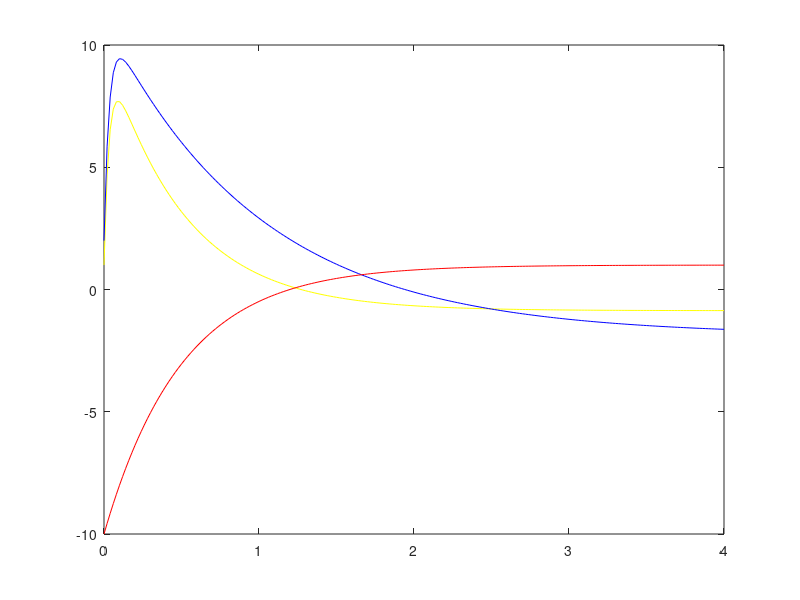

This figure's MATLAB source: (Note: this script raises an error after producing the figure.)
%% Exercise 1

clc
clear all
close all
format long

A=[-30,0,-28;
   -29,-1,-29;
    0,0,-2];
g=[2,2,2]';

f=@(t,y) A*y+g;

y0=[1;2;-10];
T=4;
N=200;
h=T/N;

tn=[0:h:T]';

options=odeset('RelTol',10^-9,'MaxStep',h);
[tref,yref]=ode45(f,tn,y0,options);

plot(tref,yref(:,1),'y',tref,yref(:,2),'b',tref,yref(:,3),'r')
hold on

%bdf3 method
tic
ybdf3=zeros(size(yref));
ybdf3(1,:)=y0';
ybdf3(2,:)=yref(2,:);
ybdf3(3,:)=yref(3,:);

options=optimoptions('fsolve','Display','none','TolX',10^-8);
for k3=4:length(tn)
    uk0=ybdf3(k3-3,:)';
    uk1=ybdf3(k3-2,:)';
    uk2=ybdf3(k3-1,:)';
    
    tk3=tn(k3);
    %k es 2
    g=@(uk3) uk3-(18/11*uk2-9/11*uk1+2/11*uk0+6/11*h*f(tk3,uk3));
    
    ybdf3(k3,:)=[fsolve(g,uk2,options)]';
end

timeBDF3=toc;

plot(tn,ybdf3,'g--')
hold on

%Errors
RelErr=[];
for i=1:3
RelErr(i)=norm(yref(:,i)-ybdf3(:,i),inf)/norm(yref,inf);
end
disp('Relative error for BDF3 is max for y')
[m,pos]=max(RelErr)


%Three stage Runge Kutta (explicit method)
tic
yrk3=zeros(size(yref));
yrk3(1,:)=y0';

for k1=2:length(tn)
    uk=yrk3(k1-1,:)';
    tk=tn(k1-1);
    
    f1=f(tk,uk);
    f2=f(tk+h,uk+h*f1);
    f3=f(tk+h/2,uk+h/4*(f1+f2));
    
    yrk3(k1,:)=[uk+h/6*(f1+f2+4*f3)]';
end

tRK=toc;
plot(tn,yrk3,'c--')

%Errors
RelErr=[];
for i=1:3
RelErr(i)=norm(yref(:,i)-yrk3(:,i),inf)/norm(yref,inf);
end
disp('Relative error for Runge Kutta is max for y')
[m,pos]=max(RelErr)

disp('Duration times')
tRK
timeBDF3


%% Exercise 1b

clc
clear all
close all
format long

A=[-30,0,-28;
   -29,-1,-29;
    0,0,-2];
g=[2,2,2]';

f=@(t,y) A*y+g;

y0=[1;2;-10];
T=4;
N=20;%%%%%%%%%%%%%
h=T/N;

tn=[0:h:T]';

options=odeset('RelTol',10^-9,'MaxStep',h);
[tref,yref]=ode45(f,tn,y0,options);

plot(tref,yref(:,1),'y',tref,yref(:,2),'b',tref,yref(:,3),'r')
hold on

%bdf3 method
tic
ybdf3=zeros(size(yref));
ybdf3(1,:)=y0';
ybdf3(2,:)=yref(2,:);
ybdf3(3,:)=yref(3,:);

options=optimoptions('fsolve','Display','none','TolX',10^-8);
for k3=4:length(tn)
    uk0=ybdf3(k3-3,:)';
    uk1=ybdf3(k3-2,:)';
    uk2=ybdf3(k3-1,:)';
    
    tk3=tn(k3);
    %k es 2
    g=@(uk3) uk3-(18/11*uk2-9/11*uk1+2/11*uk0+6/11*h*f(tk3,uk3));
    
    ybdf3(k3,:)=[fsolve(g,uk2,options)]';
end

timeBDF3=toc;

plot(tn,ybdf3,'g--')
hold on

%Errors
RelErr=[];
for i=1:3
RelErr(i)=norm(yref(:,i)-ybdf3(:,i),inf)/norm(yref,inf);
end
disp('Relative error for BDF3 is max for y')
[m,pos]=max(RelErr)


%Three stage Runge Kutta (explicit method)
tic
yrk3=zeros(size(yref));
yrk3(1,:)=y0';

for k1=2:length(tn)
    uk=yrk3(k1-1,:)';
    tk=tn(k1-1);
    
    f1=f(tk,uk);
    f2=f(tk+h,uk+h*f1);
    f3=f(tk+h/2,uk+h/4*(f1+f2));
    
    yrk3(k1,:)=[uk+h/6*(f1+f2+4*f3)]';
end

tRK=toc;
plot(tn,yrk3,'c--')

%Errors
RelErr=[];
for i=1:3
RelErr(i)=norm(yref(:,i)-yrk3(:,i),inf)/norm(yref,inf);
end
disp('Relative error for Runge Kutta is max for y')
[m,pos]=max(RelErr)

disp('Duration times')
tRK
timeBDF3

%Runge Kutta fails as for N=20 results in a big h that leads to stability
%issues!

%% Exercise 2
%second order problem
%v1=v0+h*f(t0,u0,v0) QUESTION
clc
clear all
close all
format long

f=@(t,y) [y(2);-y(1)-y(2)];
y0=[1;0];
T=4;

yex=@(t) exp(-t/2).*cos(sqrt(3)/2*t)+1/sqrt(3)*exp(-t/2).*sin(sqrt(3)/2*t);

N=400;
h=T/N;
tn=[0:h:T]';

yref=yex(tn); %only y not y'
plot(tn,yref,'k')
hold on

%Heun method (average f1/f2)
tic
yHeun=zeros(length(tn),2);
yHeun(1,:)=y0';

for k1=2:length(tn)
    uk=yHeun(k1-1,:)';
    tk=tn(k1-1);
    f1=f(tk,uk);
    f2=f(tk+h,uk+h*f1);
    yHeun(k1,:)=[uk+h/2*(f1+f2)]';
end

times1(1)=toc;

plot(tn,yHeun,'g--')
hold on

%Adams Bashforth method 2step
tic
yAB2=zeros(length(tn),2);
yAB2(1,:)=y0';
yAB2(2,:)=yHeun(2,:);

for k2=3:length(tn)
    uk0=yAB2(k2-2,:)';
    tk0=tn(k2-2);
    uk1=yAB2(k2-1,:)';
    tk1=tn(k2-1);
    
    yAB2(k2,:)=[uk1+h*(3/2*f(tk1,uk1)-1/2*f(tk0,uk0))]';
end
times1(2,1)=toc;
plot(tn,yAB2,'y--')
hold on


%Theta method + BDF2
optionsfs=optimoptions('fsolve','Display','none','TolX',10^-9);

tic 
TM=0.53;
yTM=zeros(length(tn),2);
yTM(1,:)=y0';

for k1=2:length(tn)
    uk=yTM(k1-1,:)';
    tk=tn(k1-1);
    
    g=@(uk1) uk1-(uk+h*(TM*f(tk+h,uk1)+(1-TM)*f(tk,uk)));
    
    yTM(k1,:)=[fsolve(g,uk,optionsfs)]'; 
   
end

ybdf2=zeros(length(tn),2);
ybdf2(1,:)=y0';
ybdf2(2,:)=yTM(2,:);

for k2=3:length(tn)
    uk_1=ybdf2(k2-2,:)';
    uk=ybdf2(k2-1,:)';
    
    g=@(uk2) uk2-(4*uk-uk_1+2*h*f(tn(k2),uk2))/3;
    
    ybdf2(k2,:)=[fsolve(g,uk,optionsfs)]';
end

times1(3,1)=toc;

plot(tn,ybdf2,'m--')

%Second order leapfrog
tic
f=@(t,y,y1) -y-y1;  

yLeap=zeros(length(tn),2);
%yLeap1=zeros(size(tn));

yLeap(1,:)=y0'; %u0, v0
%yLeap1(1)=y0(2);
yLeap(2,1)=yLeap(1,1)+yLeap(1,2)*h; %u1=u0+v0*h
yLeap(2,2)=yLeap(1,2)+h*f(tn(1),yLeap(1,1),yLeap(1,2)); %v1=v0+h*f(t0,u0,v0) QUESTION

for k=2:length(tn)-1
    yLeap(k+1,2)=yLeap(k,2)+h*f(tn(k),yLeap(k,1),yLeap(k,2));
    
    yLeap(k+1,1)=2*yLeap(k,1)-yLeap(k-1,1)+h^2*f(tn(k),yLeap(k,1),yLeap(k,2));
end

times1(4,1)=toc

plot(tn,yLeap,'r-')

disp('Elapsed time Heun / Heun+AB_2 / Theta+BDF2 / Leapfrog')
times1

%Errors
disp('Relative errors in the whole interval Heun / Heun+AB_2 / Theta+BDF2/ Leapfrog')
RelErr=[norm(yref-yHeun(:,1),inf)/norm(yref,inf);
        norm(yref-yAB2(:,1),inf)/norm(yref,inf);
        norm(yref-ybdf2(:,1),inf)/norm(yref,inf);
        norm(yref-yLeap(:,1),inf)/norm(yref,inf)]

% Leapfrog takes the least time but gives the highest error

%% Exercise 03
%how can i include miu in the function?
clc
close all
clear all
format long

%1) Transform the equation in a 1st order system
uu=2;
f=@(t,y) [y(2);-y(1)+uu*(1-y(1)^2)*y(2)];

y0=[1;-1];
T=20;

%2)reference solution ode15s
N=500;
h=T/N;
tn=[0:h:T];

optionsod=odeset('RelTol',10^-10,'MaxStep',h);
[tref,yref]=ode15s(f,tn,y0,optionsod);
plot(tn,yref(:,1),'k',tn,yref(:,2),'k');
hold on
yref2=yref;

%3)Runge Kutta + Adams Bashforth 3 with RK

tic
yRK=zeros(length(tn),2);
yRK(1,:)=y0';

for k=1:length(tn)-1
    uk=yRK(k,:)';
    f1=f(tn(k),uk);
    f2=f(tn(k)+h,uk+h*f1);
    f3=f(tn(k)+h/2,uk+h/4*(f1+f2));
    
    yRK(k+1,:)=[uk+h/6*(f1+f2+4*f3)]';
    
end

plot(tn,yRK,'--')
hold on

yab3=zeros(length(tn),2);
yab3(1,:)=y0';
yab3(2,:)=yRK(2,:);
yab3(3,:)=yRK(3,:);

for k=3:length(tn)-1
    uk=yab3(k,:)';
    uk_1=yab3(k-1,:);
    uk_2=yab3(k-2,:);
    
    yab3(k+1,:)=uk+h/12*(23*f(tn(k),uk)-16*f(tn(k-1),uk_1)+5*f(tn(k-2),uk_2));
    
end

times1(1,1)=toc;

plot(tn,yab3,'--')
RelErr=[norm(yref(:,1)-yRK(:,1),inf)/norm(yref(:,1),inf);
        norm(yref(:,1)-yab3(:,1),inf)/norm(yref(:,1),inf)];

%Crank Nicholson + BDF2 and miu=20
uu=20;
f=@(t,y) [y(2);-y(1)+uu*(1-y(1)^2)*y(2)];
%reference solution ode15s
N=100;
h=T/N;
tn=[0:h:T];
optionsod=odeset('RelTol',10^-10,'MaxStep',h);
[tref,yref]=ode15s(f,tn,y0,optionsod);
figure()
plot(tn,yref(:,1),'k',tn,yref(:,2),'k');
hold on
yref20=yref;

tic
yCN=zeros(length(tn),2);
yCN(1,:)=y0';
optionsfs=optimoptions('fsolve','Display','none','TolX',10^-7);

for k=1:N
    uk=yCN(k,:)';
    g=@(uk1) uk1-(uk+h/2*(f(tn(k),uk)+f(tn(k+1),uk1)));
    
    yCN(k+1,:)=[fsolve(g,uk,optionsfs)]';
end

plot(tn,yCN,'-')
hold on
%stability problems with miu=20

ybdf2=zeros(length(tn),2);
ybdf2(1,:)=y0';
ybdf2(2,:)=yCN(2,:);

for k=2:N
    uk=ybdf2(k,:)';
    uk_1=ybdf2(k-1,:)';
    g=@(uk1) uk1-(4*uk-uk_1+2*h*f(tn(k+1),uk1))/3;
    ybdf2(k+1,:)=[fsolve(g,uk,optionsfs)]';
end

times1(2)=toc;
plot(tn,ybdf2,'--')
hold on
RelErr=[RelErr; norm(yref(:,1)-ybdf2(:,1),inf)/norm(yref(:,1),inf)];

%Leapfrog (Verlet)
%no need for transformation
uu=2;
f=@(t,y,y1) -y+uu*(1-y^2)*y1;
T=20;
N=500;
h=T/N;

tn=[0:h:T]';

tic
yLeap=zeros(length(tn),2);
yLeap(1,:)=y0';

%u=y v=y1
%u1=y0+y0'*h
yLeap(2,1)=yLeap(1,1)+yLeap(1,2)*h;
%v1=v0+h*f(u0,v0,t)*
yLeap(2,2)=yLeap(1,2)+h*f(tn(1),yLeap(1,1),yLeap(1,2));

for k=2:N
    %uk+1=2uk-uk-1+h^2*f(uk,vk,tk)
    yLeap(k+1,1)=2*yLeap(k,1)-yLeap(k-1,1)+h^2*f(tn(k),yLeap(k,1),yLeap(k,2));
    %vk+1=vk+h*f
    yLeap(k+1,2)=yLeap(k,2)+h*f(tn(k),yLeap(k,1),yLeap(k,2));
end

times1=[times1,toc];
figure()
%plot(tn,yref2,'k',tn,yLeap,'c--')
plot([0:T/500:T],yref2,'k')
hold on
plot(tn,yLeap,'c--')

disp('Relative error RK / AdamB3 / CN+BDF2 / Leapfrog')
RelErr=[RelErr; norm(yref2(:,1)-yLeap(:,1),inf)/norm(yref2(:,1),inf)]
    
disp('Elapsed times RK+AdamB3 / CN+BDF2 / Leapfrog(Verlet)')
times1

%Leapfrog (Verlet)
%no need for transformation
uu=20;
f=@(t,y,y1) -y+uu*(1-y^2)*y1;
T=20;
N=500;
h=T/N;

tn=[0:h:T]';

tic
yLeap=zeros(length(tn),2);
yLeap(1,:)=y0';

%u=y v=y1
%u1=y0+y0'*h
yLeap(2,1)=yLeap(1,1)+yLeap(1,2)*h;
%v1=v0+h*f(u0,v0,t)*
yLeap(2,2)=yLeap(1,2)+h*f(tn(1),yLeap(1,1),yLeap(1,2));

for k=2:N
    %uk+1=2uk-uk-1+h^2*f(uk,vk,tk)
    yLeap(k+1,1)=2*yLeap(k,1)-yLeap(k-1,1)+h^2*f(tn(k),yLeap(k,1),yLeap(k,2));
    %vk+1=vk+h*f
    yLeap(k+1,2)=yLeap(k,2)+h*f(tn(k),yLeap(k,1),yLeap(k,2));
end

times1=[times1,toc];
figure()
%plot(tn,yref2,'k',tn,yLeap,'c--')
plot([0:T/100:T],yref20,'k')
hold on
plot(tn,yLeap,'c--')

disp('Relative error RK / AdamB3 / CN+BDF2 / Leapfrog')
RelErr=[RelErr; norm(yref20(:,1)-yLeap(:,1),inf)/norm(yref20(:,1),inf)]
    
disp('Elapsed times RK+AdamB3 / CN+BDF2 / Leapfrog(Verlet)')
times1
